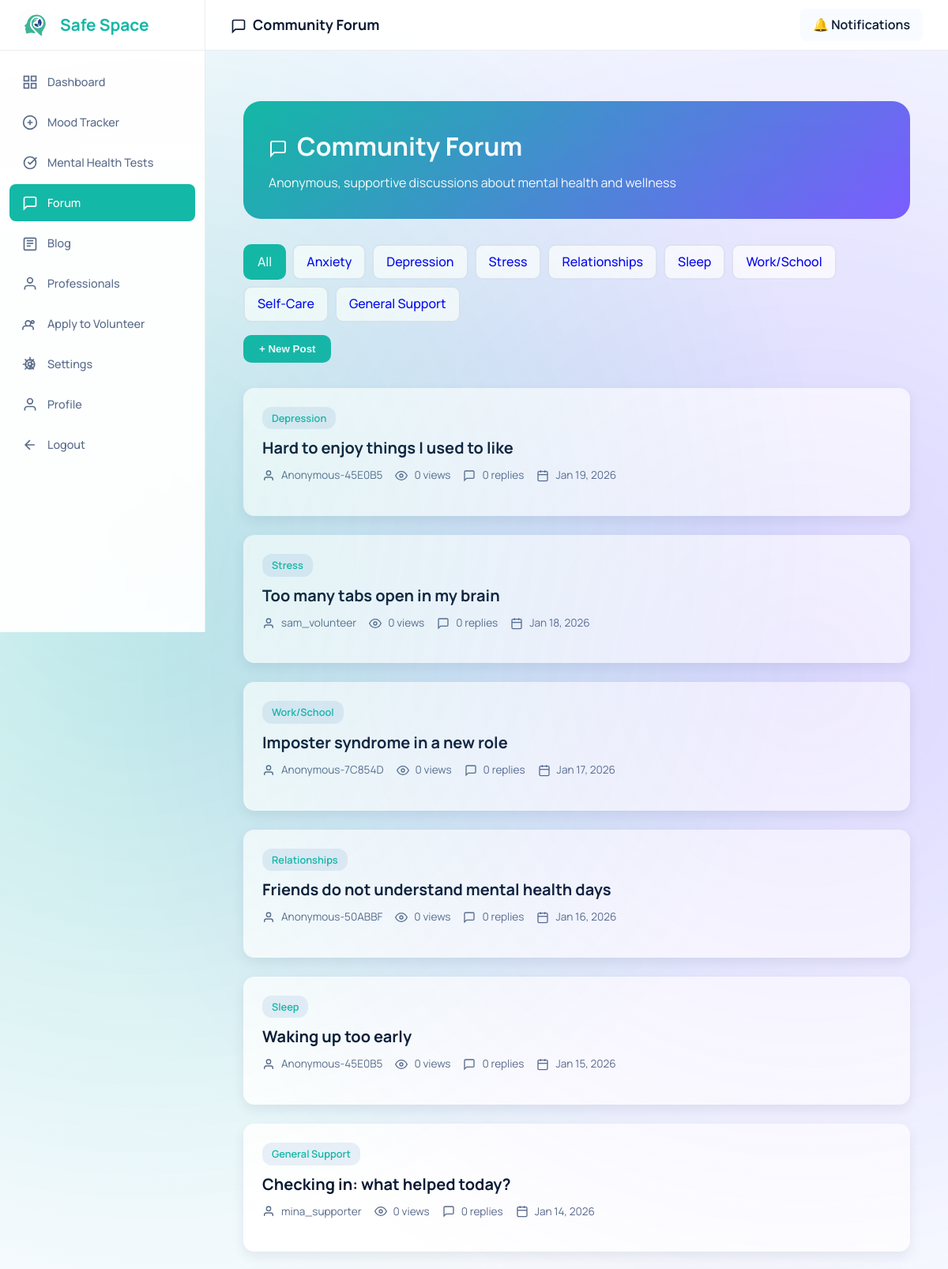
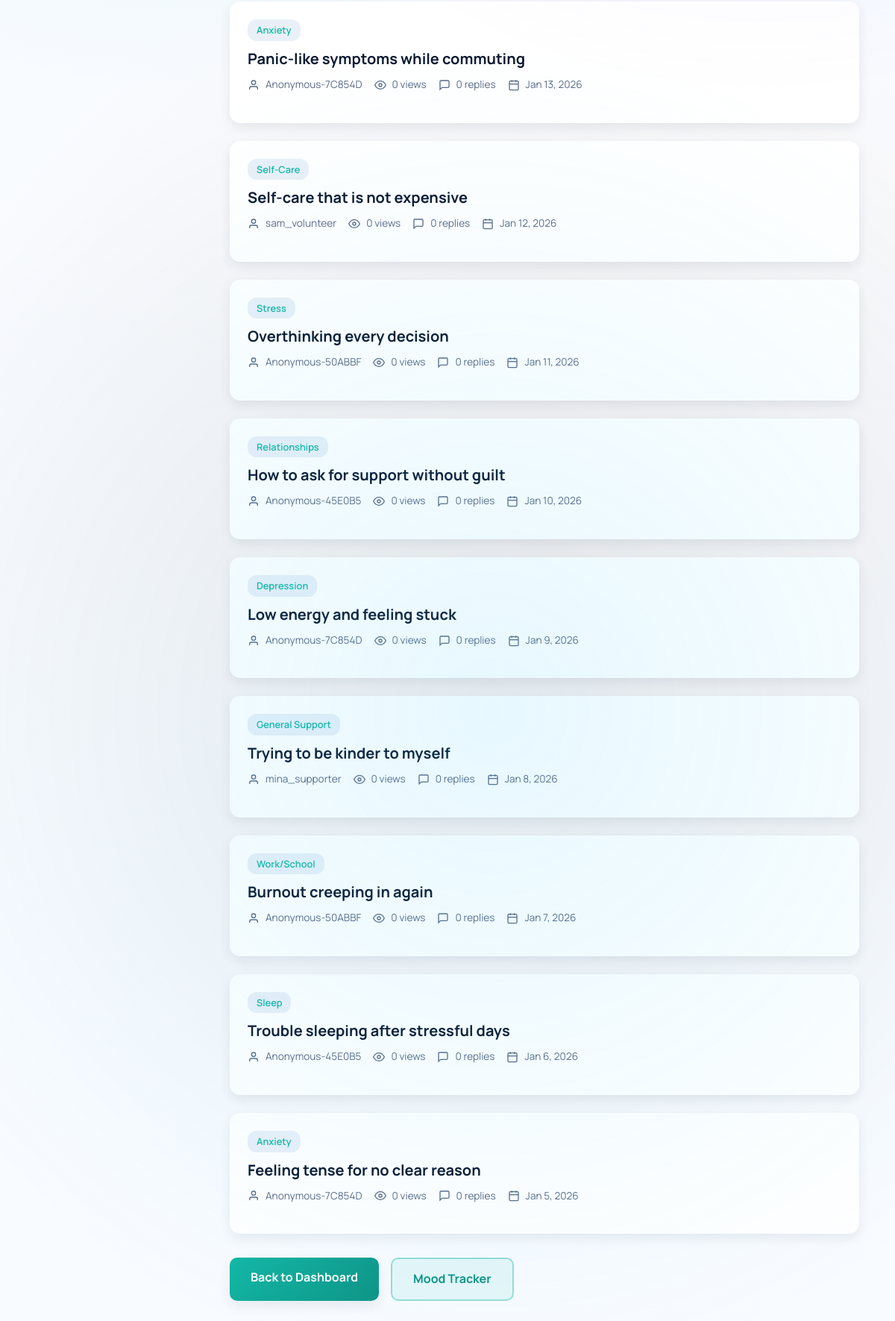
Page /dashboard/forum.php (signed in) on the committed database (2 pictures, top to bottom).
### tables this page shows
CREATE TABLE forum_posts (
    post_id INT AUTO_INCREMENT PRIMARY KEY,
    user_id INT NOT NULL,
    category VARCHAR(100) NOT NULL,
    title VARCHAR(255) NOT NULL,
    content LONGTEXT NOT NULL,
    is_encrypted BOOLEAN DEFAULT TRUE,
    view_count INT DEFAULT 0,
    reply_count INT DEFAULT 0,
    is_pinned BOOLEAN DEFAULT FALSE,
    is_locked BOOLEAN DEFAULT FALSE,
    status ENUM('published', 'draft', 'deleted', 'flagged') DEFAULT 'published',
    created_at TIMESTAMP DEFAULT CURRENT_TIMESTAMP,
    updated_at TIMESTAMP DEFAULT CURRENT_TIMESTAMP ON UPDATE CURRENT_TIMESTAMP,
    FOREIGN KEY (user_id) REFERENCES users(user_id) ON DELETE CASCADE,
    INDEX idx_category (category),
    INDEX idx_status (status),
    INDEX idx_created_at (created_at),
    INDEX idx_user_posts (user_id, created_at)
);

CREATE TABLE users (
    user_id INT AUTO_INCREMENT PRIMARY KEY,
    username VARCHAR(50) UNIQUE NOT NULL,
    email VARCHAR(100) UNIQUE NOT NULL,
    password_hash VARCHAR(255) NOT NULL,
    full_name VARCHAR(100) NULL,
    phone VARCHAR(30) NULL,
    user_type ENUM('patient', 'professional', 'volunteer', 'supporter', 'community_healer') NOT NULL,
    is_anonymous BOOLEAN DEFAULT TRUE,
    is_verified BOOLEAN DEFAULT FALSE,
    is_active BOOLEAN DEFAULT TRUE,
    profile_picture VARCHAR(255) NULL,
    bio TEXT NULL,
    date_of_birth DATE NULL,
    gender ENUM('male', 'female', 'non_binary', 'prefer_not_to_say', 'other') NULL,
    country VARCHAR(100) NULL,
    timezone VARCHAR(50) DEFAULT 'UTC',
    created_at TIMESTAMP DEFAULT CURRENT_TIMESTAMP,
    last_login TIMESTAMP NULL,
    email_verified_at TIMESTAMP NULL,
    verification_token VARCHAR(100) NULL,
    reset_token VARCHAR(100) NULL,
    reset_token_expiry TIMESTAMP NULL,
    INDEX idx_username (username),
    INDEX idx_email (email),
    INDEX idx_user_type (user_type),
    INDEX idx_is_active (is_active)
);

### config/config.php (called while the page is built, shortened)
<?php
function sanitize_input($data) {
    $data = trim($data);
    $data = stripslashes($data);
    $data = htmlspecialchars($data, ENT_QUOTES, 'UTF-8');
    return $data;
}
function get_anonymous_display_name($user_id) {
    $user_id = (int)$user_id;
    $salt = defined('SITE_URL') ? SITE_URL : 'SafeSpace';
    $hash = hash('sha256', $salt . '|anon|' . $user_id);
    $tag = strtoupper(substr($hash, 0, 6));
    return 'Anonymous-' . $tag;
}
?>

### dashboard/forum.php (the view, shortened to what this page needs)
<?php
require_once '../config/config.php';
$db = Database::getInstance();
$conn = $db->getConnection();
$categories = ['Anxiety', 'Depression', 'Stress', 'Relationships', 'Sleep', 'Work/School', 'Self-Care', 'General Support'];
$selected_category = sanitize_input($_GET['category'] ?? '');
$query = "SELECT fp.post_id, fp.user_id, fp.title, fp.category, fp.view_count, fp.reply_count, fp.created_at,
           u.username, u.is_anonymous
          FROM forum_posts fp
          JOIN users u ON fp.user_id = u.user_id
          WHERE fp.status = 'published'";
$query .= " ORDER BY fp.created_at DESC LIMIT 50";
$posts_result = $conn->query($query);
$posts = [];
while ($row = $posts_result->fetch_assoc()) {
    $posts[] = $row;
}
?>
<!DOCTYPE html>
<html lang="en">
<head>
    <link rel="stylesheet" href="../assets/css/styles.css">
        <link rel="stylesheet" href="includes/dashboard-layout.css">
</head>
<body>
        <div class="dashboard-wrapper">
            <?php include 'includes/sidebar.php'; ?>
            <main class="main-content">
                <div class="top-bar">
                    <h2 style="margin: 0; font-size: 18px; color: var(--text-primary);"><svg viewBox="0 0 24 24" width="20" height="20" fill="none" stroke="currentColor" stroke-width="2" style="display: inline-block; margin-right: 8px; vertical-align: middle;"><path d="M21 15a2 2 0 01-2 2H7l-4 4V5a2 2 0 012-2h14a2 2 0 012 2z"/></svg>Community Forum</h2>
                    <div class="top-bar-right">
                        <a href="notifications.php" style="text-decoration: none; color: var(--text-primary); font-weight: 600; padding: 8px 16px; background: var(--light-bg); border-radius: 8px;">
                            🔔 Notifications
                        </a>
                    </div>
                </div>
                <div class="content-area">
    <div class="forum-container">
        <div class="forum-header">
            <h1><svg viewBox="0 0 24 24" width="24" height="24" fill="none" stroke="currentColor" stroke-width="2" style="display: inline-block; margin-right: 12px; vertical-align: middle;"><path d="M21 15a2 2 0 01-2 2H7l-4 4V5a2 2 0 012-2h14a2 2 0 012 2z"/></svg>Community Forum</h1>
            <p>Anonymous, supportive discussions about mental health and wellness</p>
        </div>
        <div class="forum-nav">
            <div class="category-filters">
                <a href="forum.php" class="category-btn <?php echo empty($selected_category) ? 'active' : ''; ?>">All</a>
                <?php foreach ($categories as $cat): ?>
                    <a href="forum.php?category=<?php echo urlencode($cat); ?>"
                       class="category-btn <?php echo $selected_category === $cat ? 'active' : ''; ?>">
                        <?php echo htmlspecialchars($cat); ?>
                    </a>
                <?php endforeach; ?>
            </div>
            <button class="new-post-btn" onclick="openNewPostModal()">+ New Post</button>
        </div>
        <div class="post-list">
            <?php if (count($posts) > 0): ?>
                <?php foreach ($posts as $post): ?>
                    <div class="post-card" onclick="openPostModal(<?php echo $post['post_id']; ?>)">
                        <div class="post-category"><?php echo htmlspecialchars($post['category']); ?></div>
                        <h3 class="post-title"><?php echo htmlspecialchars($post['title']); ?></h3>
                        <div class="post-meta">
                            <?php
                                $post_author = !empty($post['is_anonymous'])
                                    ? get_anonymous_display_name($post['user_id'])
                                    : $post['username'];
                            ?>
                            <span class="post-stat"><svg viewBox="0 0 24 24" width="16" height="16" fill="none" stroke="currentColor" stroke-width="2" style="display: inline-block; margin-right: 4px; vertical-align: middle;"><path d="M20 21v-2a4 4 0 00-4-4H8a4 4 0 00-4 4v2M12 3a4 4 0 100 8 4 4 0 000-8z"/></svg><?php echo htmlspecialchars($post_author); ?></span>
                            <span class="post-stat"><svg viewBox="0 0 24 24" width="16" height="16" fill="none" stroke="currentColor" stroke-width="2" style="display: inline-block; margin-right: 4px; vertical-align: middle;"><path d="M1 12s4-8 11-8 11 8 11 8-4 8-11 8-11-8-11-8z"/><circle cx="12" cy="12" r="3"/></svg><?php echo $post['view_count']; ?> views</span>
                            <span class="post-stat"><svg viewBox="0 0 24 24" width="16" height="16" fill="none" stroke="currentColor" stroke-width="2" style="display: inline-block; margin-right: 4px; vertical-align: middle;"><path d="M21 15a2 2 0 01-2 2H7l-4 4V5a2 2 0 012-2h14a2 2 0 012 2z"/></svg><?php echo $post['reply_count']; ?> replies</span>
                            <span class="post-stat"><?php echo date('M j, Y', strtotime($post['created_at'])); ?></span>
                        </div>
                    </div>
                <?php endforeach; ?>
            <?php endif; ?>
        </div>
        <div style="display: flex; gap: 1rem; margin-top: 2rem; flex-wrap: wrap;">
            <a href="index.php" class="btn btn-primary">Back to Dashboard</a>
            <a href="mood_tracker.php" class="btn btn-secondary">Mood Tracker</a>
        </div>
    </div>
</body>
</html>

### assets/css/styles.css (style rules this page uses)
:root { --primary-color: #14b8a6; --primary-dark: #0e9486; --primary-light: #3ad0be; --secondary-color: #7b5dff; --accent-color: #3ac7ff; --accent-warm: #ff986f; --white: #ffffff; --light-bg: #f8fbff; --light-gray: #e5e9f2; --medium-gray: #97a4b8; --dark-gray: #0c1b33; --text-primary: #0c1b33; --text-secondary: #5a6b8a; --success: #22c55e; --warning: #f59e0b; --error: #ef4444; --info: #3b82f6; --shadow-sm: 0 6px 16px rgba(12, 27, 51, 0.08); --shadow-md: 0 12px 28px rgba(12, 27, 51, 0.12); --shadow-lg: 0 18px 48px rgba(12, 27, 51, 0.18); --shadow-glow: 0 0 24px rgba(20, 184, 166, 0.35); --radius-sm: 10px; --radius-md: 14px; --radius-lg: 22px; --radius-xl: 32px; --transition-fast: 0.18s ease; --transition-normal: 0.3s ease; --transition-slow: 0.5s ease; --spacing-xs: 0.5rem; --spacing-sm: 1rem; --spacing-md: 1.5rem; --spacing-lg: 2rem; --spacing-xl: 3rem; }
* { margin: 0; padding: 0; box-sizing: border-box; }
html { font-size: 16px; scroll-behavior: smooth; }
body { font-family: 'Manrope', 'Segoe UI', Tahoma, Geneva, Verdana, sans-serif; background: radial-gradient(circle at 20% 25%, rgba(20, 184, 166, 0.16), transparent 32%), radial-gradient(circle at 80% 20%, rgba(123, 93, 255, 0.14), transparent 34%), radial-gradient(circle at 60% 70%, rgba(255, 152, 111, 0.14), transparent 36%), var(--light-bg); color: var(--text-primary); line-height: 1.6; min-height: 100vh; overflow-x: hidden; position: relative; margin: 0; }
body::before { content: ''; position: fixed; top: 0; left: 0; width: 100%; height: 100%; background: radial-gradient(circle at 15% 20%, rgba(20, 184, 166, 0.12), transparent 30%), radial-gradient(circle at 85% 25%, rgba(123, 93, 255, 0.12), transparent 32%), radial-gradient(circle at 55% 75%, rgba(58, 199, 255, 0.12), transparent 34%); pointer-events: none; z-index: 0; }
.btn { display: inline-block; padding: 14px 28px; border: none; border-radius: var(--radius-sm); font-size: 1rem; font-weight: 700; cursor: pointer; transition: all var(--transition-normal); text-align: center; text-decoration: none; font-family: inherit; }
.btn-primary { background: linear-gradient(135deg, var(--primary-color), var(--primary-dark)); color: var(--white); box-shadow: var(--shadow-sm); }
.btn-secondary { background: rgba(20, 184, 166, 0.08); color: var(--primary-dark); border: 2px solid rgba(20, 184, 166, 0.4); }

### dashboard/includes/dashboard-layout.css (style rules this page uses)
.dashboard-wrapper { display: flex; min-height: 100vh; margin: 0; padding: 0; }
.main-content { flex: 1; margin-left: 260px; padding: 0; width: calc(100% - 260px); }
.top-bar { background: rgba(255, 255, 255, 0.95); border-bottom: 1px solid rgba(12, 27, 51, 0.08); padding: 0 32px; display: flex; justify-content: space-between; align-items: center; position: sticky; top: 0; z-index: 99; height: 64px; margin: 0; }
.top-bar-right { display: flex; gap: 16px; align-items: center; }
.content-area { padding: 2rem; }

### rows in the picture
forum_posts: category "Depression", title "Hard to enjoy things I used to like", user.is_anonymous "Anonymous-45E0B5", view_count "0", reply_count "0", created_at "Jan 19, 2026"
forum_posts: category "Stress", title "Too many tabs open in my brain", user.username "sam_volunteer", view_count "0", reply_count "0", created_at "Jan 18, 2026"
forum_posts: category "Work/School", title "Imposter syndrome in a new role", user.is_anonymous "Anonymous-7C854D", view_count "0", reply_count "0", created_at "Jan 17, 2026"
forum_posts: category "Relationships", title "Friends do not understand mental health days", user.is_anonymous "Anonymous-50ABBF", view_count "0", reply_count "0", created_at "Jan 16, 2026"
forum_posts: category "Sleep", title "Waking up too early", user.is_anonymous "Anonymous-45E0B5", view_count "0", reply_count "0", created_at "Jan 15, 2026"
forum_posts: category "General Support", title "Checking in: what helped today?", user.username "mina_supporter", view_count "0", reply_count "0", created_at "Jan 14, 2026"
forum_posts: category "Anxiety", title "Panic-like symptoms while commuting", user.is_anonymous "Anonymous-7C854D", view_count "0", reply_count "0", created_at "Jan 13, 2026"
forum_posts: category "Self-Care", title "Self-care that is not expensive", user.username "sam_volunteer", view_count "0", reply_count "0", created_at "Jan 12, 2026"
forum_posts: category "Stress", title "Overthinking every decision", user.is_anonymous "Anonymous-50ABBF", view_count "0", reply_count "0", created_at "Jan 11, 2026"
forum_posts: category "Relationships", title "How to ask for support without guilt", user.is_anonymous "Anonymous-45E0B5", view_count "0", reply_count "0", created_at "Jan 10, 2026"
forum_posts: category "Depression", title "Low energy and feeling stuck", user.is_anonymous "Anonymous-7C854D", view_count "0", reply_count "0", created_at "Jan 9, 2026"
forum_posts: category "General Support", title "Trying to be kinder to myself", user.username "mina_supporter", view_count "0", reply_count "0", created_at "Jan 8, 2026"
forum_posts: category "Work/School", title "Burnout creeping in again", user.is_anonymous "Anonymous-50ABBF", view_count "0", reply_count "0", created_at "Jan 7, 2026"
forum_posts: category "Sleep", title "Trouble sleeping after stressful days", user.is_anonymous "Anonymous-45E0B5", view_count "0", reply_count "0", created_at "Jan 6, 2026"
forum_posts: category "Anxiety", title "Feeling tense for no clear reason", user.is_anonymous "Anonymous-7C854D", view_count "0", reply_count "0", created_at "Jan 5, 2026"

### other values in the picture
$cat "Anxiety"
$cat "Depression"
$cat "Stress"
$cat "Relationships"
$cat "Sleep"
$cat "Work/School"
$cat "Self-Care"
$cat "General Support"
